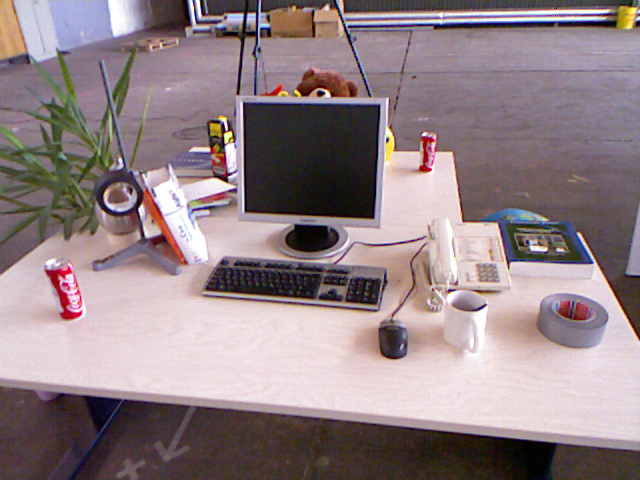
//> input picture 1.png, 640 x 480 px
$ ./31_edge   (built with g++ and OpenCV 4)
//> lines starting //> are read from the running program, lines starting //| are printed output that depends on the picture; after the words box and inside, x2 and y2 are one past the last pixel; in counts of white or black regions, pixels touching at a corner belong together
#include <opencv2/opencv.hpp>

using namespace cv;

// 边缘检测是针对图像的一阶和二阶导数，对噪声敏感， 所以检测之前需要先滤波
// canny边缘检测：有两个检测阈值，可以检测到弱边缘
// sobel边缘检测：基于一阶导数，在xy两个方向上分别求导，不同方向的导数可以分离不同方向的边缘
// laplacian变换：基于二阶导数，

// canny可以自动转灰度图，但是检测效果很差，sobel需要手动转灰度
// laplacian变换需要手动滤波，然后再转灰度

int main()
{
    Mat img_1 = imread("../1.png", 0);
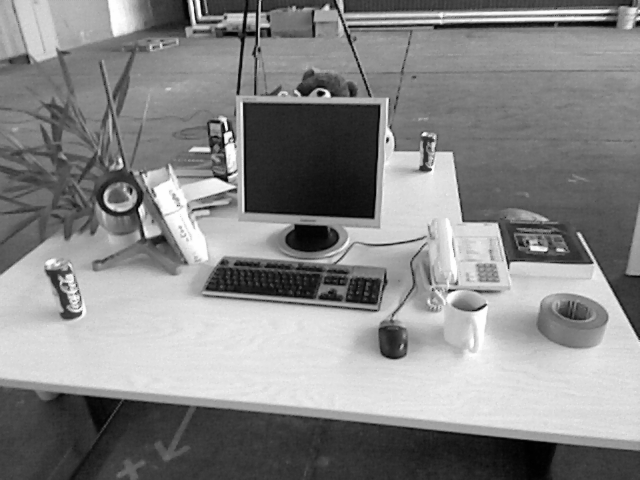
//> img_1: 480 rows x 640 cols, CV_8UC1; min 1, max 254, mean 134.7
    Mat img_c, img_s, img_l;

    Canny(img_1, img_c, 50, 100, 3);//低阈值，高阈值，卷积核大小，高低阈值之间的比例推荐在2：1到3：1之间
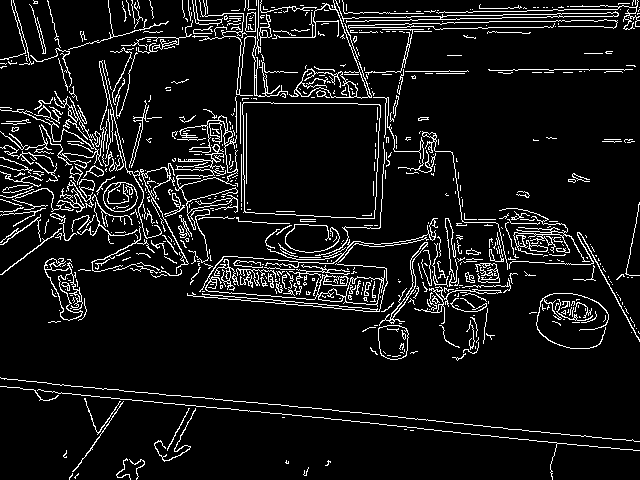
//> img_c: 480 rows x 640 cols, CV_8UC1; 8.3% white in thin lines or dots

    Mat grad_x, grad_y;
    Mat grad_x_abs, grad_y_abs;
    Sobel(img_1, grad_x, CV_16S, 1, 0, 3);  // 输出图像的深度，(1,0)代表在x方向商丘梯度，3和卷积核大小
    convertScaleAbs(grad_x, grad_x_abs);    // 导数有负值，所以需要转换一下
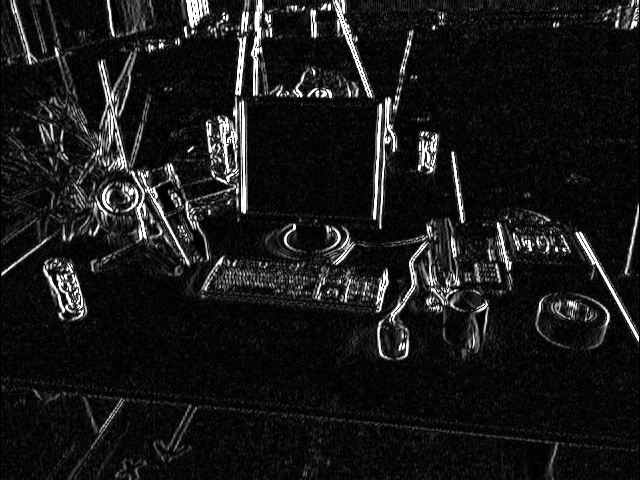
//> grad_x_abs: 480 rows x 640 cols, CV_8UC1; min 0, max 255, mean 24.6
    Sobel(img_1, grad_y, CV_16S, 0, 1, 3);  // 这个就是在y方向上求梯度
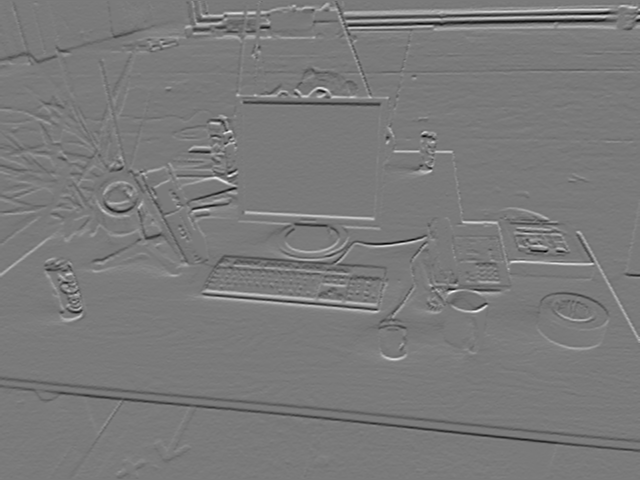
//> grad_y: 480 rows x 640 cols, CV_16SC1; min -806, max 871, mean -0.8; drawn with min black and max white
    convertScaleAbs(grad_y, grad_y_abs);
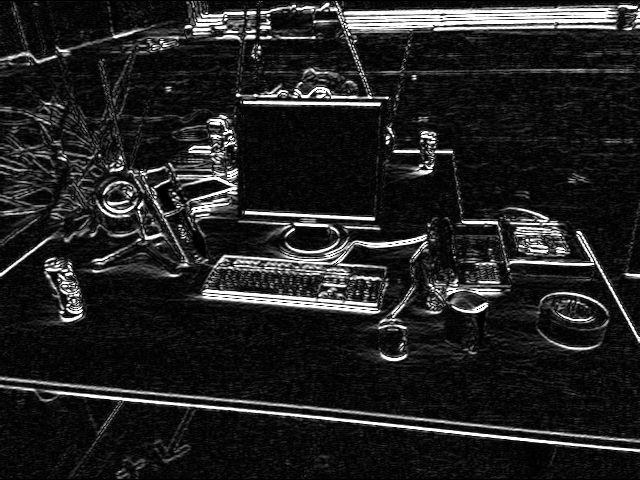
//> grad_y_abs: 480 rows x 640 cols, CV_8UC1; min 0, max 255, mean 34
    addWeighted(grad_x_abs, 0.5, grad_y_abs, 0.5, 0, img_s);
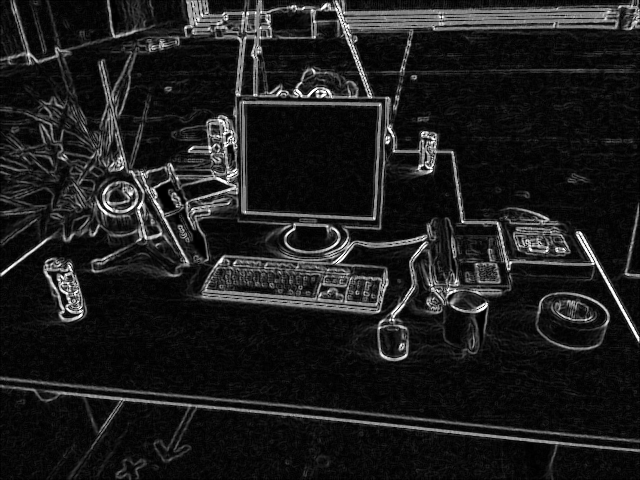
//> img_s: 480 rows x 640 cols, CV_8UC1; min 0, max 255, mean 29.3

    GaussianBlur(img_1, img_1, Size(3, 3), 0, 0);
    Laplacian(img_1, img_l, CV_16S, 3);     // 输出图像深度，卷积核大小
    convertScaleAbs(img_l, img_l);
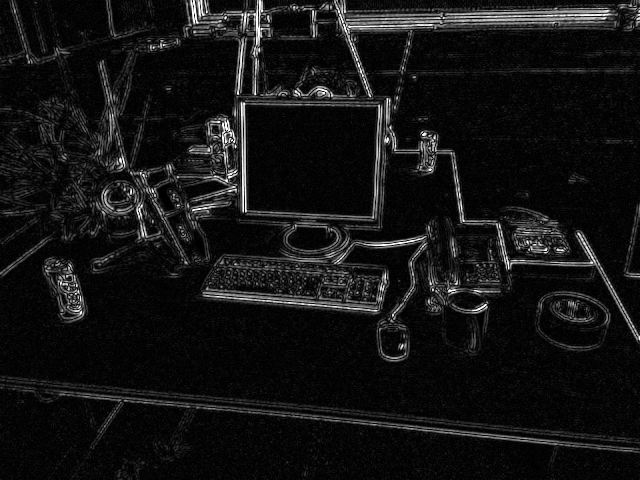
//> img_l: 480 rows x 640 cols, CV_8UC1; min 0, max 255, mean 19.6

    imshow("0", img_l);
    waitKey(0);
    return 0;
}

$ run again, with 2.png copied over 1.png
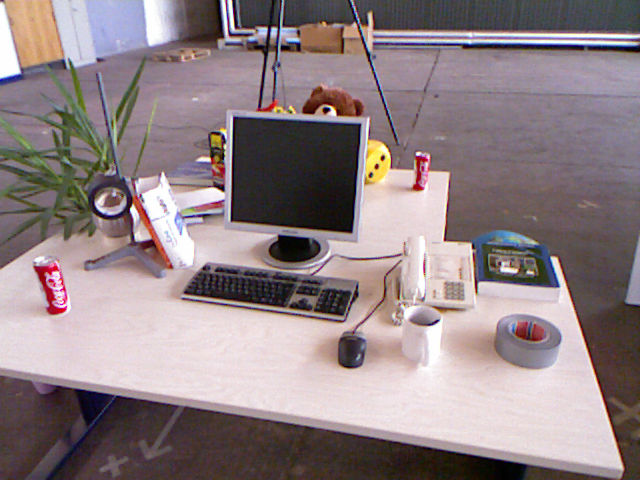
//> input picture 2.png, 640 x 480 px
//> `Canny(img_1, img_c, 50, 100, 3);`:
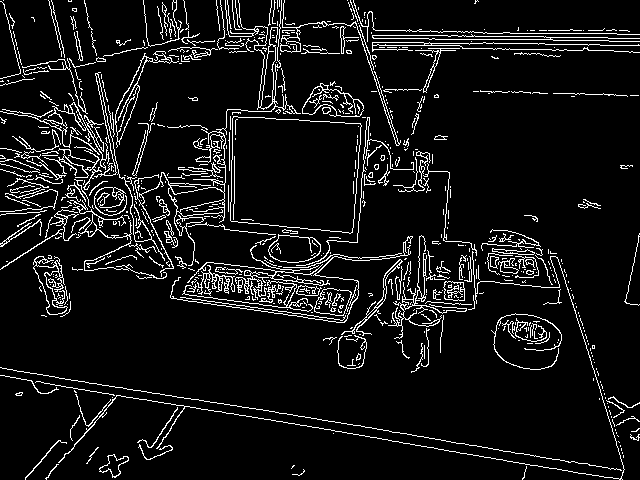
//> img_c: 480 rows x 640 cols, CV_8UC1; 8.1% white in thin lines or dots
//> `convertScaleAbs(img_l, img_l);`:
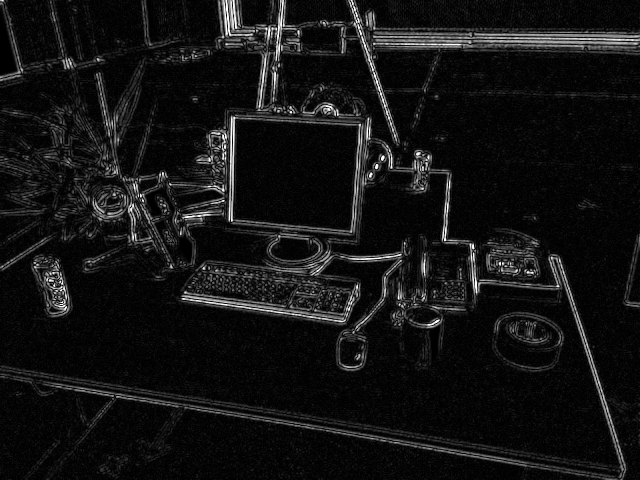
//> img_l: 480 rows x 640 cols, CV_8UC1; min 0, max 255, mean 19.2

$ run again, with 3.png copied over 1.png
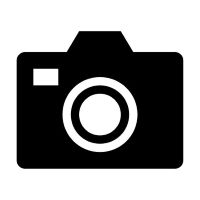
//> input picture 3.png, 200 x 200 px
//> img_1 is the input picture: 200 rows x 200 cols, CV_8UC1; min 0, max 255, mean 146.7
//> `Canny(img_1, img_c, 50, 100, 3);`:
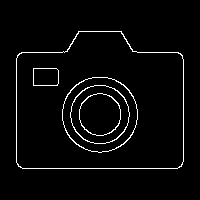
//> img_c: 200 rows x 200 cols, CV_8UC1; 3.3% white in thin lines or dots, all inside (x1, y1, x2, y2) = (16, 31, 184, 169)
//> `convertScaleAbs(img_l, img_l);`:
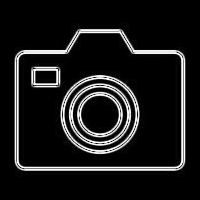
//> img_l: 200 rows x 200 cols, CV_8UC1; min 0, max 255, mean 26.3

$ run again, with 4.png copied over 1.png
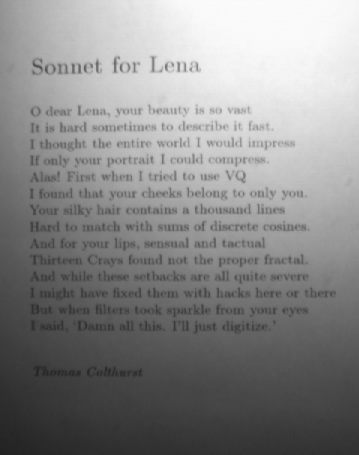
//> input picture 4.png, 359 x 455 px
//> img_1 is the input picture: 455 rows x 359 cols, CV_8UC1; min 33, max 251, mean 137.7
//> img_c: 455 rows x 359 cols, CV_8UC1; 8.1% white in thin lines or dots, all inside (x1, y1, x2, y2) = (29, 56, 336, 377)
//> `convertScaleAbs(img_l, img_l);`:
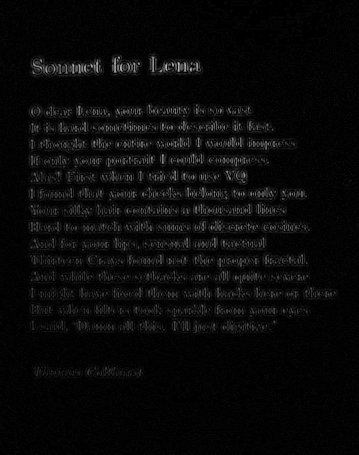
//> img_l: 455 rows x 359 cols, CV_8UC1; min 0, max 192, mean 9.3
